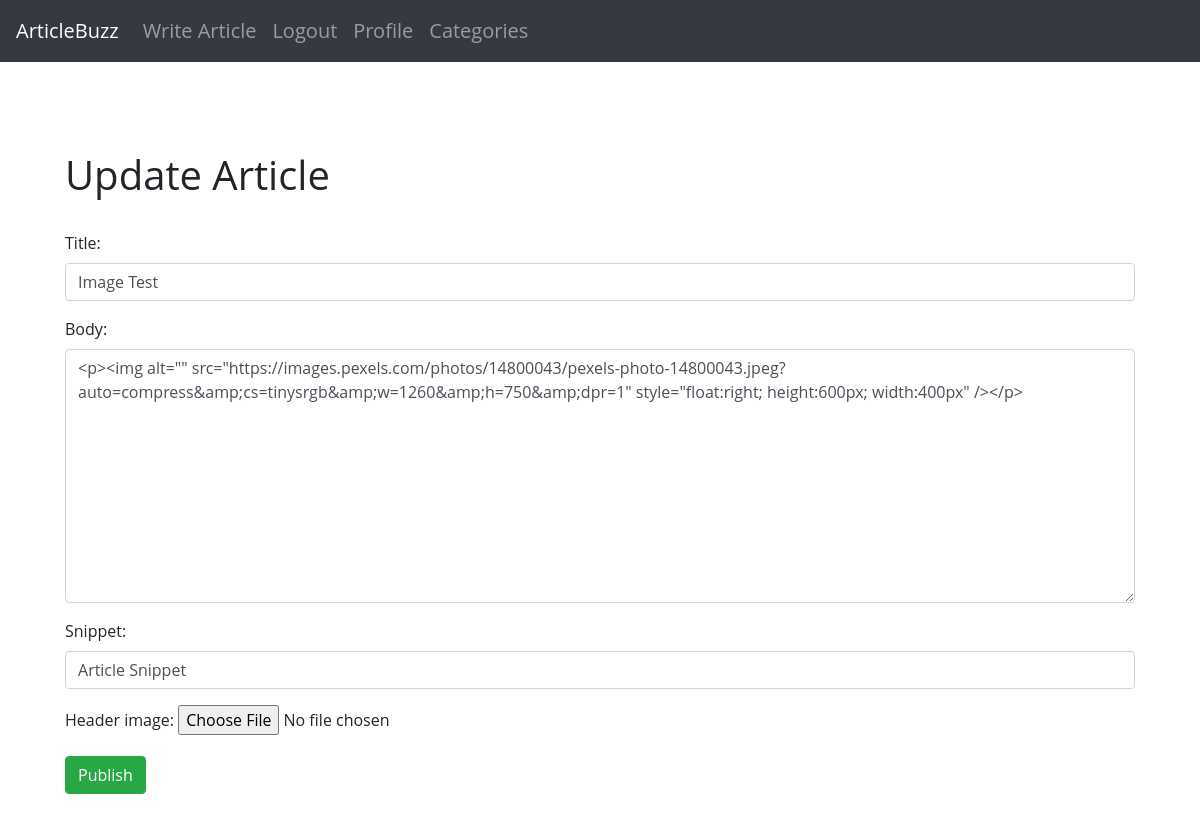
Screenshot of /update_article/17 (signed in) with the database file from the repository.
### theblog/models.py (models this page shows, shortened)
class Post(models.Model):
	title = models.CharField(max_length = 255) # Title Field
	author = models.ForeignKey(User, on_delete = models.CASCADE) # Deletes blog posts for a user if they delete account
	header_image = models.ImageField(null = True, blank = True, upload_to = 'uploads/images', default = None)
	body = RichTextField(blank= True, null = True)
	date_published = models.DateTimeField(auto_now_add = True) # Automatically adds the date
	likes = models.ManyToManyField(User, related_name ='blog_post') # Updating count of the upvotes
	tags = models.CharField(max_length = 255, default = 'Coding') # List of tags from the Tag table
	snippet  = models.CharField(max_length = 300, default = 'Article Snippet') # Article Snippet field to display on screen
	number_likes = models.IntegerField(default = 0)

### theblog/views.py (the view)
# urls.py: path('update_article/<int:pk>', UpdatePostView.as_view(), name = 'update-article'),
class UpdatePostView(UpdateView):
	model = Post
	form_class = UpdateForm
	template_name = 'update_post.html'

### theblog/forms.py
class UpdateForm(forms.ModelForm):
	class Meta:
		model = Post
		fields = ('title', 'body','snippet', 'header_image')
		widgets = {
			'title':forms.TextInput(attrs = {'class':'form-control'}),
			'body':forms.Textarea(attrs = {'class':'form-control'}),
			'snippet':forms.TextInput(attrs = {'class':'form-control', 'placeholder':'Snippet...'}),
		}

### theblog/templates/update_post.html (shortened to what this page needs)
{% extends 'base.html' %}
{% block content %}
	{% if user.is_authenticated %}
		<h1>Update Article</h1>
		<br>
		<div class = 'form-group'>
			<form method="POST" enctype="multipart/form-data">
				{{ form.as_p }}
				<button class = 'btn btn-success'>Publish</button>
			</form>
		</div>
	{% else %}
		<h1>Permission Denied</h1>
	{% endif %}
{% endblock %}

### theblog/static/theblog/style.css (style rules this page uses)
body { background-color: white; margin: 0px; padding: 0; }

### rows the page displays
Post: title "Image Test", body "<p><img alt=\"\" src=\"https://images.pexels.com/photos/14800043/pexels-photo-14800043.jpeg?auto=compress&amp;cs=tinysrgb&amp;w=1260&amp;h=750&amp;dpr=1\" style=\"float:right; height:600px; width:400px\" /></p>", snippet "Article Snippet"
